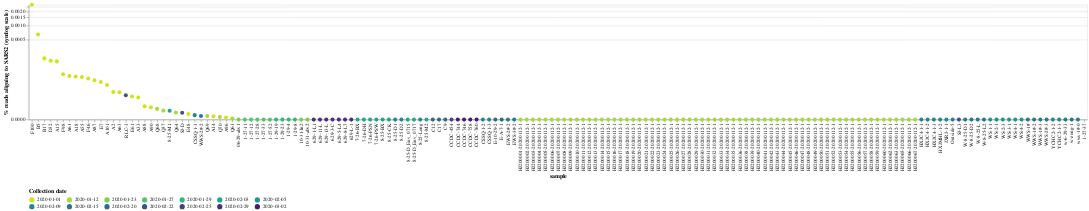

The code cell stored with this chart in its notebook:
### Code cell
date_selection = alt.selection_point(
    fields=["Collection date"],
    bind="legend",
    toggle="true",
)

source_selection = alt.selection_point(
    fields=["Isolation source"],
    bind="legend",
    toggle="true",
)

sars2_aligned_chart = (
    alt.Chart(sars2_aligned_df)
    .encode(
        x=alt.X(
            "sample",
            sort=alt.SortField("% reads aligning to SARS2", order="descending"),
        ),
        y=alt.Y(
            "% reads aligning to SARS2",
            title="% reads aligning to SARS2 (symlog scale)",
            scale=alt.Scale(type="symlog", constant=0.00001),
        ),
        color=alt.Color(
            "Collection date:O",
            scale=alt.Scale(
                domain=sorted(sars2_aligned_df["Collection date"].unique()),
                scheme="viridis",
                reverse=True,
            ),
            legend=alt.Legend(orient="bottom", columns=7),
        ),
        tooltip=[
            alt.Tooltip(c, format=".3~g")
            if sars2_aligned_df[c].dtype in [float, int]
            else c
            for c in sars2_aligned_df.columns
        ],
    )
    .mark_point(size=60, opacity=1, filled=True)
    .properties(width=alt.Step(12), height=220)
    .add_params(date_selection, source_selection)
    .transform_filter(source_selection)
    .transform_filter(date_selection)
)

sars2_aligned_chart

### Figure 1 — Vega-Lite specification as saved in the notebook (floating-point values rounded to 4 significant figures; data arrays with more than 128 entries replaced by an {"elided": "..."} marker saying what was removed)
{"config": {"view": {"continuousWidth": 300, "continuousHeight": 300}}, "data": {"name": "data-486c8426c19132a91ee3d130395813fc"}, "mark": {"type": "point", "filled": true, "opacity": 1, "size": 60}, "encoding": {"color": {"field": "Collection date", "legend": {"columns": 7, "orient": "bottom"}, "scale": {"domain": ["2020-01-01", "2020-01-12", "2020-01-23", "2020-01-27", "2020-01-29", "2020-02-03", "2020-02-05", "2020-02-09", "2020-02-15", "2020-02-20", "2020-02-22", "2020-02-25", "2020-02-29", "2020-03-02"], "reverse": true, "scheme": "viridis"}, "type": "ordinal"}, "tooltip": [{"field": "sample", "type": "nominal"}, {"field": "Sample name", "type": "nominal"}, {"field": "Collection date", "type": "nominal"}, {"field": "description", "type": "nominal"}, {"field": "Isolation source", "type": "nominal"}, {"field": "total_reads", "format": ".3~g", "type": "quantitative"}, {"field": "preprocessed_reads", "format": ".3~g", "type": "quantitative"}, {"field": "SARS2_aligned_reads", "format": ".3~g", "type": "quantitative"}, {"field": "% reads aligning to SARS2", "format": ".3~g", "type": "quantitative"}, {"field": "top_species", "type": "nominal"}], "x": {"field": "sample", "sort": {"field": "% reads aligning to SARS2", "order": "descending"}, "type": "nominal"}, "y": {"field": "% reads aligning to SARS2", "scale": {"constant": 1e-05, "type": "symlog"}, "title": "% reads aligning to SARS2 (symlog scale)", "type": "quantitative"}}, "height": 220, "params": [{"name": "param_5", "select": {"type": "point", "fields": ["Collection date"], "toggle": "true"}, "bind": "legend"}, {"name": "param_6", "select": {"type": "point", "fields": ["Isolation source"], "toggle": "true"}, "bind": "legend"}], "transform": [{"filter": {"param": "param_6"}}, {"filter": {"param": "param_5"}}], "width": {"step": 12}, "$schema": "https://vega.github.io/schema/vega-lite/v5.6.1.json", "datasets": {"data-486c8426c19132a91ee3d130395813fc": {"elided": "169 records"}}}
